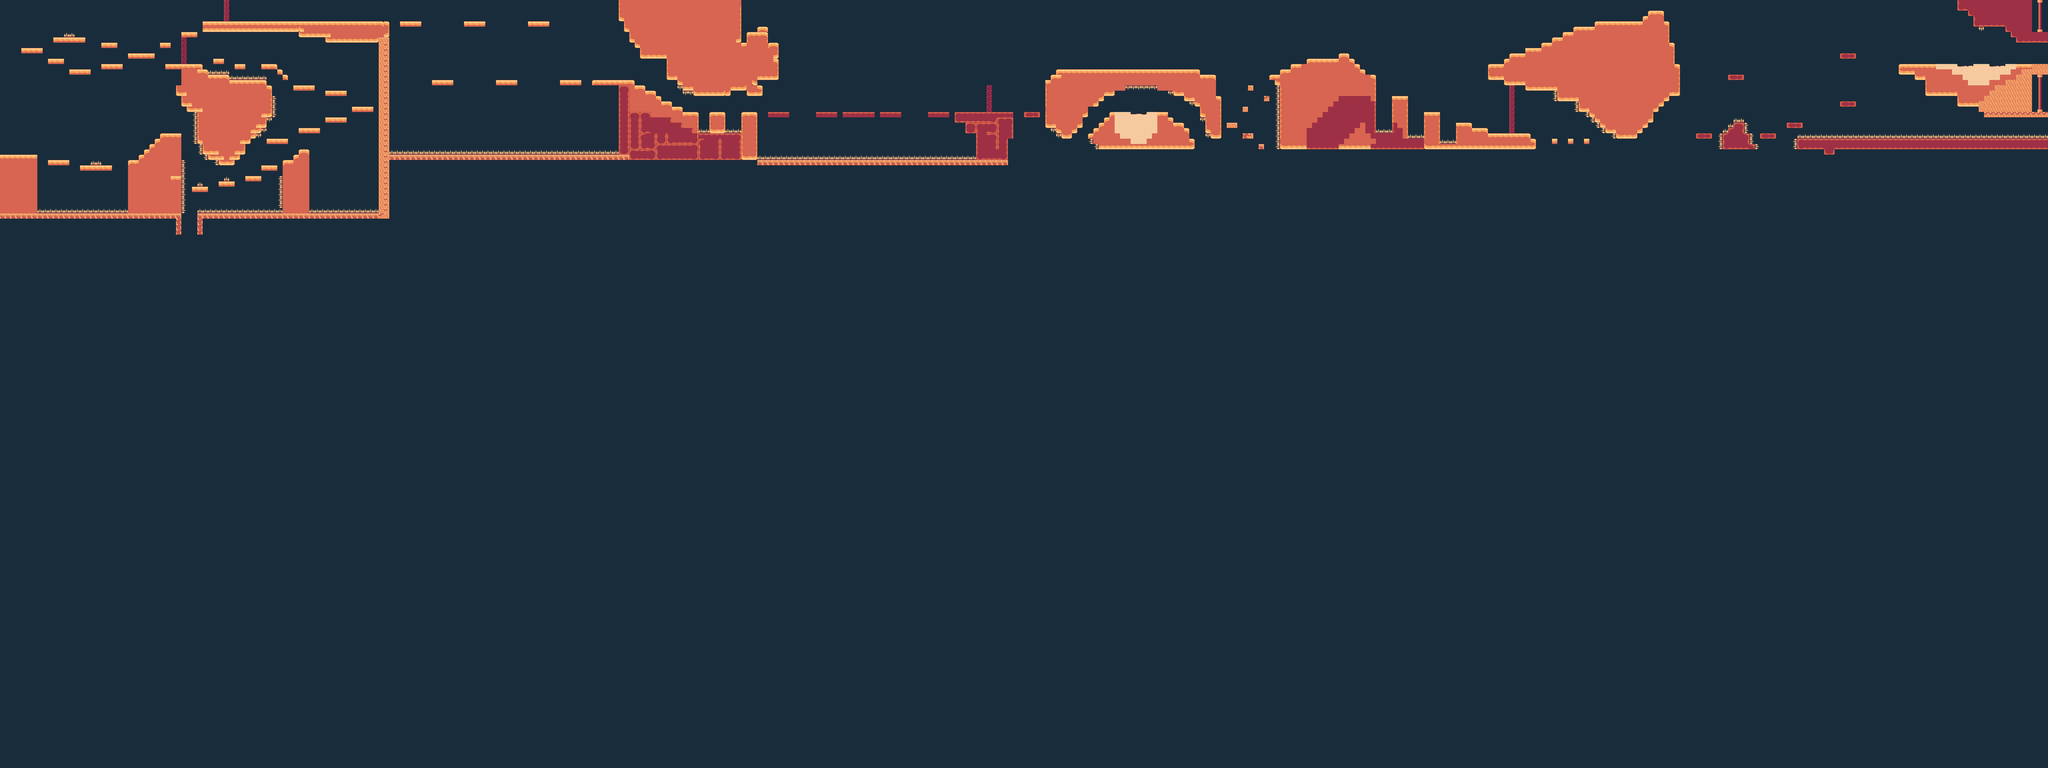

Tiled map render using the project's own tile images. Description and the map definition, with tile-layer contents summarised, below:
An orthogonal 384x144 tile map with 16x16 px tiles, 1 tile layer (Terreno), 2 tilesets and 17 objects (Spawn, Connection).

<map version="1.10" tiledversion="1.12.2" orientation="orthogonal" renderorder="right-down" width="384" height="144" tilewidth="16" tileheight="16" infinite="0" backgroundcolor="#192c3b" nextlayerid="5" nextobjectid="57">
 <properties>
  <property name="design_actor_height_px" type="int" value="32" />
  <property name="design_actor_width_px" type="int" value="24" />
  <property name="entry_floor_y" type="int" value="480" />
  <property name="exit_floor_y" type="int" value="768" />
  <property name="godot_script" type="file" value="../../../scripts/DesiertoPlataformas.gd" />
  <property name="next_map" value="Desierto_02_Cavernas_y_ascenso.tmx" />
  <property name="previous_map" value="" />
  <property name="sections" type="int" value="4" />
  <property name="sequence_index" type="int" value="1" />
  <property name="spikes_present" type="bool" value="false" />
  <property name="status" value="geometry_checked_pending_ingame_playtest" />
  <property name="title" value="ENTRADA Y DESCENSO" />
  <property name="world_x" type="int" value="0" />
  <property name="world_y" type="int" value="0" />
 </properties>
 <tileset firstgid="1" source="../../tilesets/desierto.tsx" />
 <tileset firstgid="181" source="../../tilesets/Peligros.tsx" />
 <layer id="1" name="Terreno" width="384" height="144">
  <data>[55296 cells, 3661 non-empty, 45 distinct tile ids]</data>
 </layer>
 <objectgroup id="4" name="RecorridoPlataformas">
  <object id="35" x="1230.67" y="72">
   <properties>
    <property name="godot_node_type" value="path" />
    <property name="platform_cells" value="75,4;76,4;77,4;78,4" />
    <property name="platform_speed" type="float" value="48" />
   </properties>
   <polyline points="0,0 -1.33333,109.333" />
  </object>
  <object id="36" x="1329.33" y="248">
   <properties>
    <property name="godot_node_type" value="path" />
    <property name="platform_cells" value="81,15;82,15;83,15;84,15" />
    <property name="platform_speed" type="float" value="48" />
   </properties>
   <polyline points="0,0 0,-110.667" />
  </object>
  <object id="38" x="1425.33" y="70.6667">
   <properties>
    <property name="godot_node_type" value="path" />
    <property name="platform_cells" value="87,4;88,4;89,4;90,4" />
    <property name="platform_speed" type="float" value="48" />
   </properties>
   <polyline points="0,0 0,112" />
  </object>
  <object id="39" x="1520" y="245.333">
   <properties>
    <property name="godot_node_type" value="path" />
    <property name="platform_cells" value="93,15;94,15;95,15;96,15" />
    <property name="platform_speed" type="float" value="48" />
   </properties>
   <polyline points="0,0 1.33333,-108" />
  </object>
  <object id="40" x="1617.33" y="70.6667">
   <properties>
    <property name="godot_node_type" value="path" />
    <property name="platform_cells" value="99,4;100,4;101,4;102,4" />
    <property name="platform_speed" type="float" value="48" />
   </properties>
   <polyline points="0,0 -1.33333,114.667" />
  </object>
  <object id="41" x="1713.33" y="246.667">
   <properties>
    <property name="godot_node_type" value="path" />
    <property name="platform_cells" value="105,15;106,15;107,15;108,15" />
    <property name="platform_speed" type="float" value="48" />
   </properties>
   <polyline points="0,0 0,-114.667" />
  </object>
  <object id="43" x="2337.33" y="344">
   <properties>
    <property name="godot_node_type" value="path" />
    <property name="platform_cells" value="144,21;145,21;146,21;147,21" />
    <property name="platform_speed" type="float" value="48" />
   </properties>
   <polyline points="0,0 142.667,-1.33333" />
  </object>
  <object id="44" x="2672" y="345.333">
   <properties>
    <property name="godot_node_type" value="path" />
    <property name="platform_cells" value="165,21;166,21;167,21;168,21" />
    <property name="platform_speed" type="float" value="48" />
   </properties>
   <polyline points="0,0 146.667,-1.33333" />
  </object>
  <object id="47" x="5208" y="233">
   <properties>
    <property name="godot_node_type" value="path" />
    <property name="platform_cells" value="324,14;325,14;326,14" />
    <property name="platform_speed" type="float" value="48" />
   </properties>
   <polyline points="0,0 0,113" />
  </object>
  <object id="48" x="5112" y="406">
   <properties>
    <property name="godot_node_type" value="path" />
    <property name="platform_cells" value="318,25;319,25;320,25" />
    <property name="platform_speed" type="float" value="48" />
   </properties>
   <polyline points="0,0 0,-143" />
  </object>
  <object id="49" x="5305" y="408">
   <properties>
    <property name="godot_node_type" value="path" />
    <property name="platform_cells" value="330,25;331,25;332,25" />
    <property name="platform_speed" type="float" value="48" />
   </properties>
   <polyline points="0,0 -1,-143" />
  </object>
  <object id="51" x="5385" y="375">
   <properties>
    <property name="godot_node_type" value="path" />
    <property name="platform_cells" value="335,23;336,23;337,23" />
    <property name="platform_speed" type="float" value="48" />
   </properties>
   <polyline points="0,0 80,-173" />
  </object>
  <object id="52" x="5544" y="311">
   <properties>
    <property name="godot_node_type" value="path" />
    <property name="platform_cells" value="345,19;346,19;347,19" />
    <property name="platform_speed" type="float" value="48" />
   </properties>
   <polyline points="0,0 80,-173" />
  </object>
  <object id="53" x="5542" y="83">
   <properties>
    <property name="godot_node_type" value="path" />
    <property name="platform_cells" value="345,10;346,10;347,10" />
    <property name="platform_speed" type="float" value="48" />
   </properties>
   <polyline points="3,86 -77,259" />
  </object>
  <object id="54" x="3097" y="343">
   <properties>
    <property name="godot_node_type" value="path" />
    <property name="platform_cells" value="192,21;193,21;194,21" />
    <property name="platform_mode" value="on_board_once" />
    <property name="platform_speed" type="float" value="48" />
   </properties>
   <polyline points="0,0 0,69 62,113 2351,111" />
  </object>
 </objectgroup>
 <objectgroup color="#5ce3b5" id="2" name="Inicio_y_fin" locked="1">
  <properties>
   <property name="design_only" type="bool" value="true" />
  </properties>
  <object id="1" name="Inicio" type="Spawn" x="24" y="459">
   <properties>
    <property name="anchor" value="feet_center" />
    <property name="facing" value="right" />
   </properties>
   <point />
  </object>
  <object id="3" name="Fin" type="Connection" x="6103.27" y="190.061">
   <properties>
    <property name="completes_sequence" type="bool" value="false" />
    <property name="next_map" value="Desierto_02_Cavernas_y_ascenso.tmx" />
    <property name="opening_height" type="int" value="144" />
    <property name="opening_top_y" type="int" value="624" />
    <property name="side" value="right" />
   </properties>
   <point />
  </object>
 </objectgroup>
</map>
